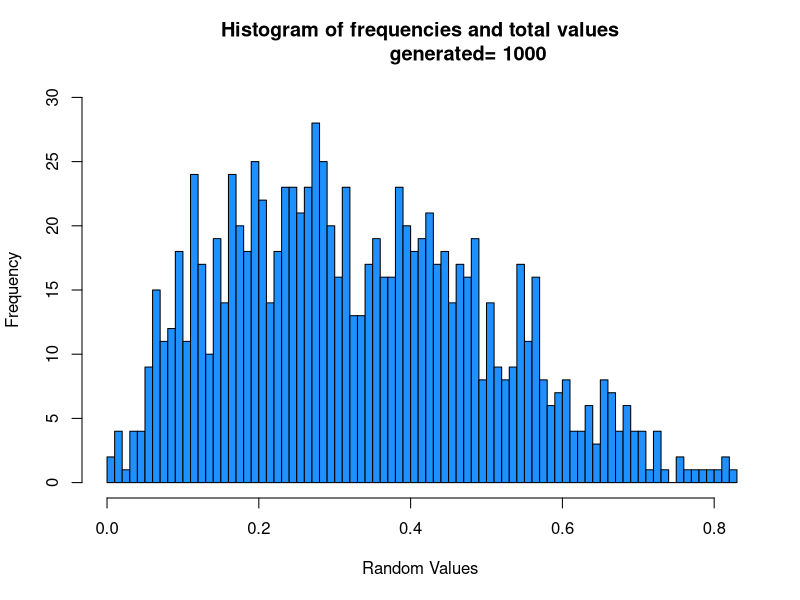

This chart was generated by the following R code:
func_rand <- function(val, m){
	return(val/m);
}

func_val <- function(val, a, b, m){
	return(((a*val)+b)%%m);
}

func_f <- function(val){
	c=2.109375;
	ans = (20*val*((1-val)**3))/c;
	return(ans);
}

func <- function(initial, a, b, m, end, initial_2){
	count<-0;
	arr<-array(1002);
	
	val <- func_val(initial, a, b, m);
	random <- func_rand(val, m);
	val_2 <- func_val(initial_2, a, b, m);
	random_2 <- func_rand(val_2, m);

	while(count<=end){
		if(random_2<=func_f(random)){
			count = count+1;
			arr[count] = random;
		}
		val <- func_val(val, a, b, m);
		random <- func_rand(val, m);

		val_2 <- func_val(val_2, a, b, m);
		random_2 <- func_rand(val_2, m);
	}

	max<-0;
	min<-1;
	sum<-0;
	for(i in 1:end){
		cat(sprintf("arr[%g]\t%g\n", i, arr[i]));
		
		if(arr[i]>max){
			max = arr[i];
		}

		if(arr[i]<min){
			min = arr[i];
		}
		sum = sum + arr[i];
	}
	mean = sum/end;
	cat(sprintf("min = %g\nmax = %g\nmean = %g\n", min, max, mean));

	hist(arr, 100,freq = TRUE, include.lowest = TRUE, right = TRUE, density = NULL,
		angle = 45, col = '#1E90FF', border = NULL,
		main = paste("Histogram of frequencies and total values
		generated=",end), xlim=range(0,max), ylim=range(0,(30)), xlab = "Random Values" ,
		axes = TRUE, plot = TRUE, labels = FALSE);

	dev.copy(jpeg,'img.jpg');
	dev.off();	
}

initial = 1853;
a = 5301;
b = 0;
m = (2**31)-1;
bound = 1000;
initial_2 = 12451;

func(initial, a, b, m, bound, initial_2);